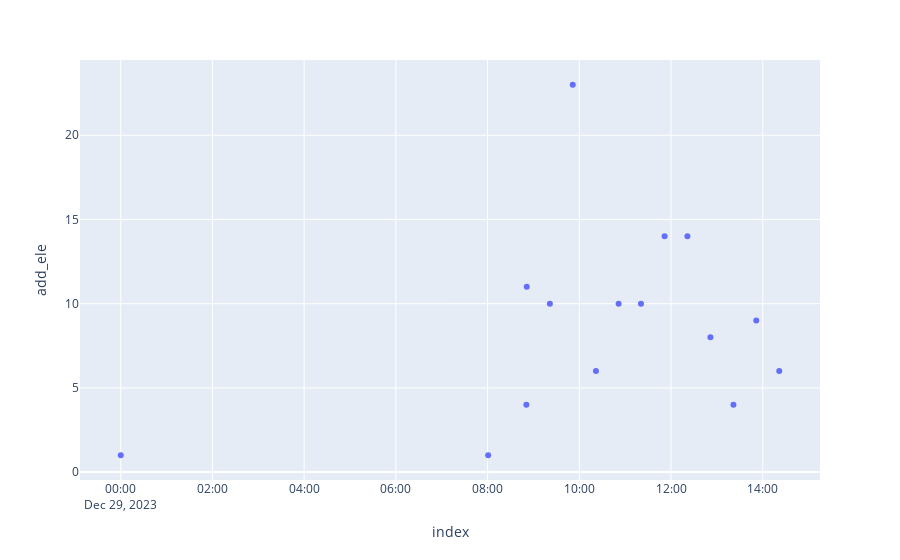
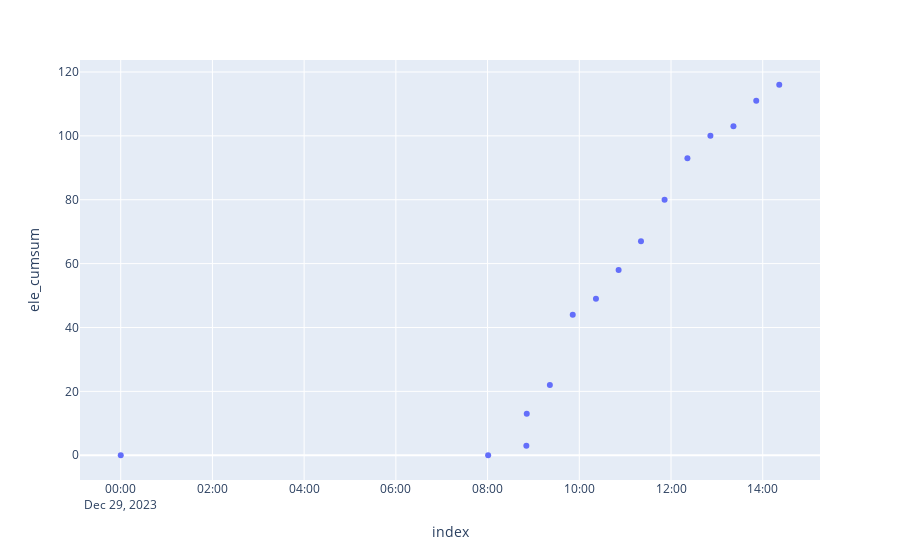

Notebook cell for these charts, in order:
### Code cell
fig = px.scatter(
    df_ele,
    y='add_ele'
)
fig.show()

fig = px.scatter(
    df_ele,
    y='ele_cumsum'
)
fig.show()

### Figure 1 — Plotly figure (JSON) as saved in the notebook; plotly's stock layout.template omitted (floating-point values rounded to 4 significant figures)
{"data": [{"hovertemplate": "index=%{x}<br>add_ele=%{y}<extra></extra>", "legendgroup": "", "marker": {"color": "#636efa", "symbol": "circle"}, "mode": "markers", "name": "", "orientation": "v", "showlegend": false, "type": "scatter", "x": ["2023-12-29T00:00:03.260999", "2023-12-29T08:00:44.490000", "2023-12-29T08:50:44.490000", "2023-12-29T08:51:16.000999", "2023-12-29T09:21:29.676999", "2023-12-29T09:51:25.792999", "2023-12-29T10:21:48.680000", "2023-12-29T10:51:26.096000", "2023-12-29T11:20:43.467000", "2023-12-29T11:51:36.488000", "2023-12-29T12:21:27.980000", "2023-12-29T12:51:34.002000", "2023-12-29T13:21:42.288000", "2023-12-29T13:51:31.229000", "2023-12-29T14:21:37.884000"], "xaxis": "x", "y": [1, 1, 4, 11, 10, 23, 6, 10, 10, 14, 14, 8, 4, 9, 6], "yaxis": "y"}], "layout": {"legend": {"tracegroupgap": 0}, "margin": {"t": 60}, "xaxis": {"anchor": "y", "domain": [0, 1], "title": {"text": "index"}}, "yaxis": {"anchor": "x", "domain": [0, 1], "title": {"text": "add_ele"}}}}

### Figure 2 — Plotly figure (JSON) as saved in the notebook; plotly's stock layout.template omitted (floating-point values rounded to 4 significant figures)
{"data": [{"hovertemplate": "index=%{x}<br>ele_cumsum=%{y}<extra></extra>", "legendgroup": "", "marker": {"color": "#636efa", "symbol": "circle"}, "mode": "markers", "name": "", "orientation": "v", "showlegend": false, "type": "scatter", "x": ["2023-12-29T00:00:03.260999", "2023-12-29T08:00:44.490000", "2023-12-29T08:50:44.490000", "2023-12-29T08:51:16.000999", "2023-12-29T09:21:29.676999", "2023-12-29T09:51:25.792999", "2023-12-29T10:21:48.680000", "2023-12-29T10:51:26.096000", "2023-12-29T11:20:43.467000", "2023-12-29T11:51:36.488000", "2023-12-29T12:21:27.980000", "2023-12-29T12:51:34.002000", "2023-12-29T13:21:42.288000", "2023-12-29T13:51:31.229000", "2023-12-29T14:21:37.884000"], "xaxis": "x", "y": [0, 0, 3, 13, 22, 44, 49, 58, 67, 80, 93, 100, 103, 111, 116], "yaxis": "y"}], "layout": {"legend": {"tracegroupgap": 0}, "margin": {"t": 60}, "xaxis": {"anchor": "y", "domain": [0, 1], "title": {"text": "index"}}, "yaxis": {"anchor": "x", "domain": [0, 1], "title": {"text": "ele_cumsum"}}}}
